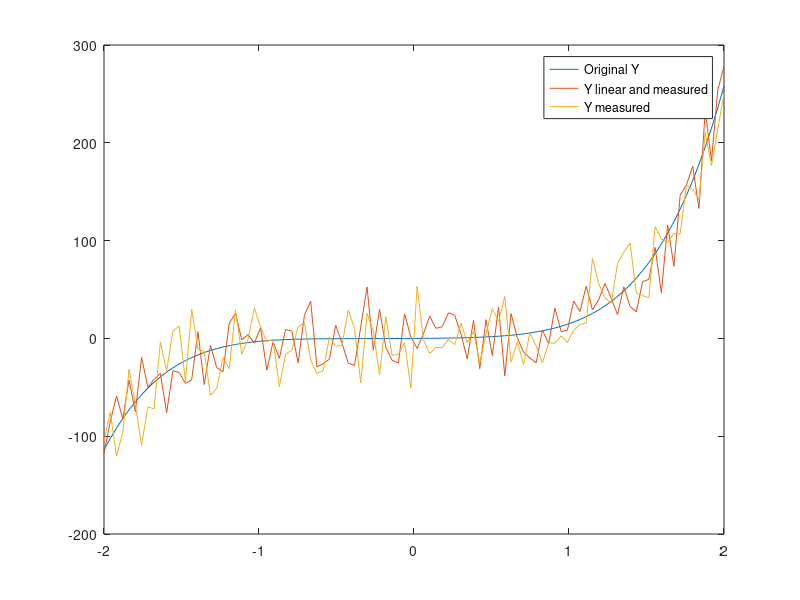

Write MATLAB code to recreate this figure.
% To cause awgn to measure the power of X and add noise to
% produce a linear SNR of 4, use:
close all;
X = linspace(-2,2,100);
Y = 5*X.^5 + 4*X.^4 + 3*X.^3 + 2*X.^2 + 1*X.^1;
snr = 8;
Y_awgn_linear_measured = awgn(Y,snr,'measured','linear');
Y_awgn_measured = awgn(Y,snr,'measured');
figure;
plot(X, [Y; Y_awgn_linear_measured; Y_awgn_measured ])
legend('Original Y', 'Y linear and measured', 'Y measured')